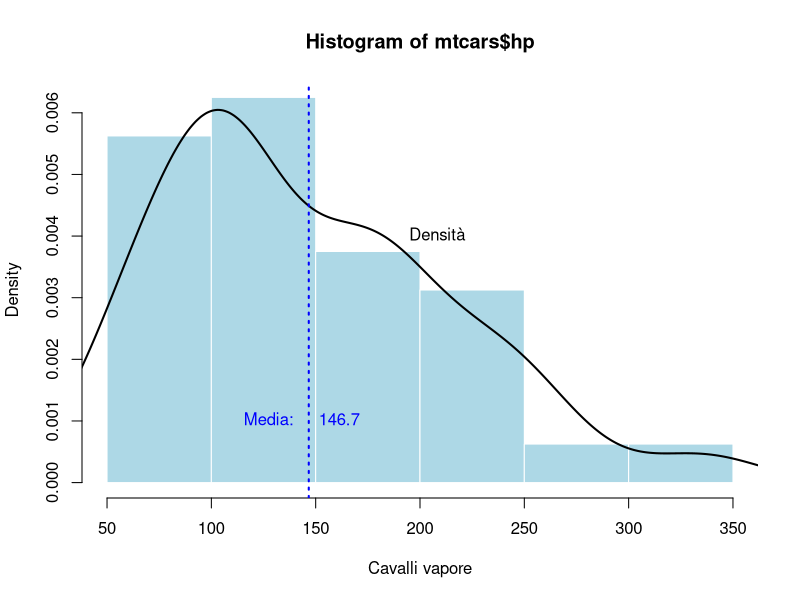
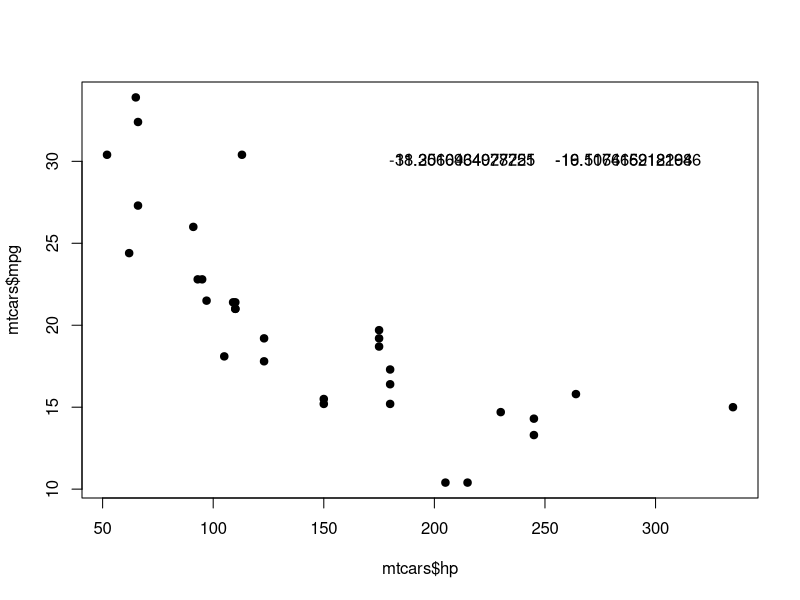

The R source for these figures, in order:
rm(list = ls())

alfa<-""

for (l in letters) {
  alfa<-paste0(alfa,l)
}

substr(alfa,1,10)


frase<-"ah si buonissimo il cu"

a<-strsplit(frase," ")[[1]]
nospazi<-""

for (l in a) {
  nospazi<-paste0(nospazi,l)
}

substr(nospazi,1,10)
#--------------------------------------------------------------------------------

rm(list = ls())
mail<-"andrea,leonardi@redivivus.it"


nominativo<-strsplit(mail,"@")[[1]][1]
nome<-strsplit(nominativo,",")[[1]][1]
cognome<-strsplit(nominativo,",")[[1]][2]

paste0(nome,".",cognome,"@edu.unito.it")

#--------------------------------------------------------------------------



studenti<- c("giulia","marco","andrea", "giovanni")
voti<-c(29,23,27,18)

libro<-list(nomi = studenti, voto = voti)
head(libro)


# esercizi grafici

rm(list = ls())


mtcars

table(mtcars$mpg)

hist(mtcars$hp, probability = TRUE, col = "lightblue",border = "white",xlab="Cavalli vapore")
lines(density(mtcars$hp),lwd=2)
abline(v=mean(mtcars$hp),lty = 3,col= "blue",lwd=2)
text(mean(mtcars$hp),0.001,c("Media: ", round(mean(mtcars$hp),1)),pos = c(2,4),col = "blue")
text(190,0.004,"Densità",pos = 4,col = "black")


library(splines)

model1<-splinesmodel1<-lm(mtcars$mpg ~ bs(mtcars$hp,df=2))
plot(mtcars$hp,mtcars$mpg,pch=19)
abline(model1,lwd=2)
text(250,30,model1[[1]],pos=c(2,4))


summary(model1)
